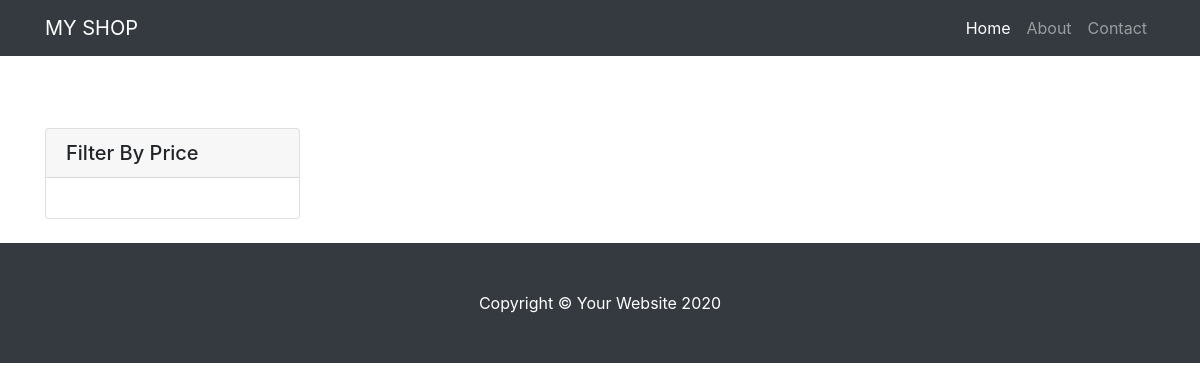
Before: / with the older database file.
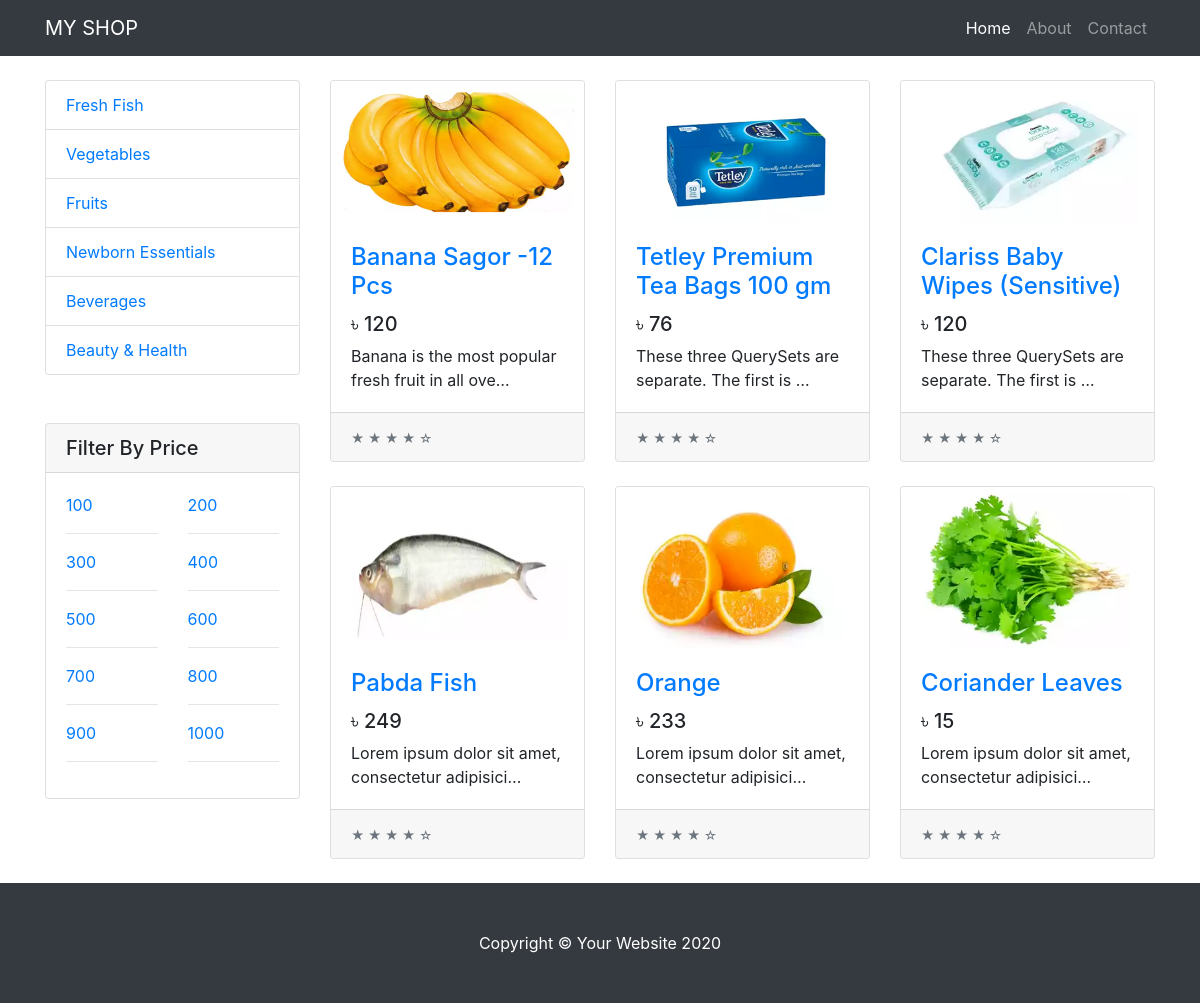
After: the same page with the newer database file.
### shop_app/models.py (models this page shows, shortened)
class Category(models.Model):
    name = models.CharField(max_length=128)
    create_date = models.DateTimeField(auto_now_add=True)

class ProductPriceRange(models.Model):
    price = models.IntegerField(default=0, null=True, blank=True)

class Product(models.Model):
    name = models.CharField(max_length=256)
    description = models.TextField()
    product_image = models.ImageField(blank=True, null=True, upload_to='shop')
    category = models.ForeignKey(Category, on_delete=models.SET_NULL, null=True, blank=True)
    author = models.ForeignKey(Author, on_delete=models.CASCADE)
    price = models.IntegerField(default=0, null=True, blank=True)
    create_date = models.DateTimeField(auto_now_add=True)
    update_date = models.DateTimeField(auto_now=True)

### shop_app/views.py (the view)
# urls.py: 2. Add a URL to urlpatterns:  path('', views.home, name='home')
def home(requests):
    products = Product.objects.all().order_by('-create_date')
    context = {
        'products': products
    }
    return render(requests, 'shop_app/home.html', context)

### shop_app/context_processors.py (called while the page is built)
def sidebar_category(requests):
    categories = Category.objects.all()
    context = {
        'categories': categories
    }
    return context

def sidebar_price_range(requests):
    all_price_range = ProductPriceRange.objects.all()
    context = {
        'price_ranges': all_price_range
    }
    return context

### shop_app/templates/shop_app/home.html (shortened to what this page needs)
{% extends 'shop_app/base.html' %}
{% block carousel %}<br>{% endblock %}
{% block content %}
  {% for product in products %}
    <div class="col-lg-4 col-md-6 mb-4">
      <div class="card h-100">
        <a href="{% url 'product_dtl' product.id %}"><img class="card-img-top" src="{{product.product_image.url}}" alt=""></a>
        <div class="card-body">
          <h4 class="card-title">
            <a href="{% url 'product_dtl' product.id %}">{{product.name}}</a>
          </h4>
          <h5>৳ {{product.price}}</h5>
          <p class="card-text">{{product.description|truncatechars:50}}</p>
        </div>
        <div class="card-footer">
          <small class="text-muted">&#9733; &#9733; &#9733; &#9733; &#9734;</small>
        </div>
      </div>
    </div>
  {% endfor %}
{% endblock %}

### shop_app/templates/shop_app/base.html (shortened to what this page needs)
<!DOCTYPE html>
{% load static %}
<html lang="en">
<head>
  <link href="{% static 'vendor/bootstrap/css/bootstrap.min.css' %}" rel="stylesheet">
  <link href="{% static 'css/shop-homepage.css' %}" rel="stylesheet">
</head>
<body>
  {% include 'shop_app/main_nav.html' %}
  <div class="container">
    <div class="row">
      <div class="col-lg-3">
        {% include "shop_app/sidebar.html" %}
      </div>
      <div class="col-lg-9">
        {% block carousel %}{% endblock %}
        <div class="row">
          {% block content %}
          {% endblock %}
        </div>
      </div>
    </div>
  </div>
  {% include 'shop_app/footer.html' %}
</body>
</html>

### shop_app/templates/shop_app/main_nav.html (shortened to what this page needs)
<nav class="navbar navbar-expand-lg navbar-dark bg-dark fixed-top">
    <div class="container">
      <a class="navbar-brand" href="{% url 'home' %}">MY SHOP</a>
      <div class="collapse navbar-collapse" id="navbarResponsive">
        <ul class="navbar-nav ml-auto">
          <li class="nav-item active">
            <a class="nav-link" href="{% url 'home' %}">Home
            </a>
          </li>
          <li class="nav-item">
            <a class="nav-link" href="{% url 'about' %}">About</a>
          </li>
          <li class="nav-item">
            <a class="nav-link" href="{% url 'contact' %}">Contact</a>
          </li>
        </ul>
      </div>
    </div>
</nav>

### shop_app/templates/shop_app/sidebar.html
<br>
<div class="list-group">
  {% for category in categories %}
    <a href="{% url 'category_product' category.name %}" class="list-group-item">{{category.name}}</a>
  {% endfor %}
</div>
<br>
<div class="card my-4">
  <h5 class="card-header">Filter By Price</h5>
  <div class="card-body">
    <div class="row">
      {% for price_range in price_ranges %}
        <div class="col-lg-6">
          <ul class="list-unstyled mb-0">
            <li>
              <a href="{% url 'price_range' price_range.price %}">{{ price_range.price }}</a>
            </li>
            <hr>
          </ul>
        </div>
      {% endfor %}
    </div>
  </div>
</div>

### shop_app/templates/shop_app/footer.html
<footer class="py-5 bg-dark">
    <div class="container">
      <p class="m-0 text-center text-white">Copyright &copy; Your Website 2020</p>
    </div>
</footer>

### shop_app/static/css/shop-homepage.css (style rules this page uses)
body { padding-top: 56px; }

Changed rows visible on the page:
added Category: name "Fresh Fish"
added Category: name "Vegetables"
added Category: name "Fruits"
added Category: name "Newborn Essentials"
added Category: name "Beverages"
added Category: name "Beauty & Health"
added ProductPriceRange: price "100"
added ProductPriceRange: price "200"
added ProductPriceRange: price "300"
added ProductPriceRange: price "400"
added ProductPriceRange: price "500"
added ProductPriceRange: price "600"
added ProductPriceRange: price "700"
added ProductPriceRange: price "800"
added ProductPriceRange: price "900"
added ProductPriceRange: price "1000"
added Product: product_image (picture), name "Banana Sagor -12 Pcs", price "120", description "Banana is the most popular fresh fruit in all ove…"
added Product: product_image (picture), name "Tetley Premium Tea Bags 100 gm", price "76", description "These three QuerySets are separate. The first is …"
added Product: product_image (picture), name "Clariss Baby Wipes (Sensitive)", price "120", description "These three QuerySets are separate. The first is …"
added Product: product_image (picture), name "Pabda Fish", price "249", description "Lorem ipsum dolor sit amet, consectetur adipisici…"
added Product: product_image (picture), name "Orange", price "233", description "Lorem ipsum dolor sit amet, consectetur adipisici…"
added Product: product_image (picture), name "Coriander Leaves", price "15", description "Lorem ipsum dolor sit amet, consectetur adipisici…"
